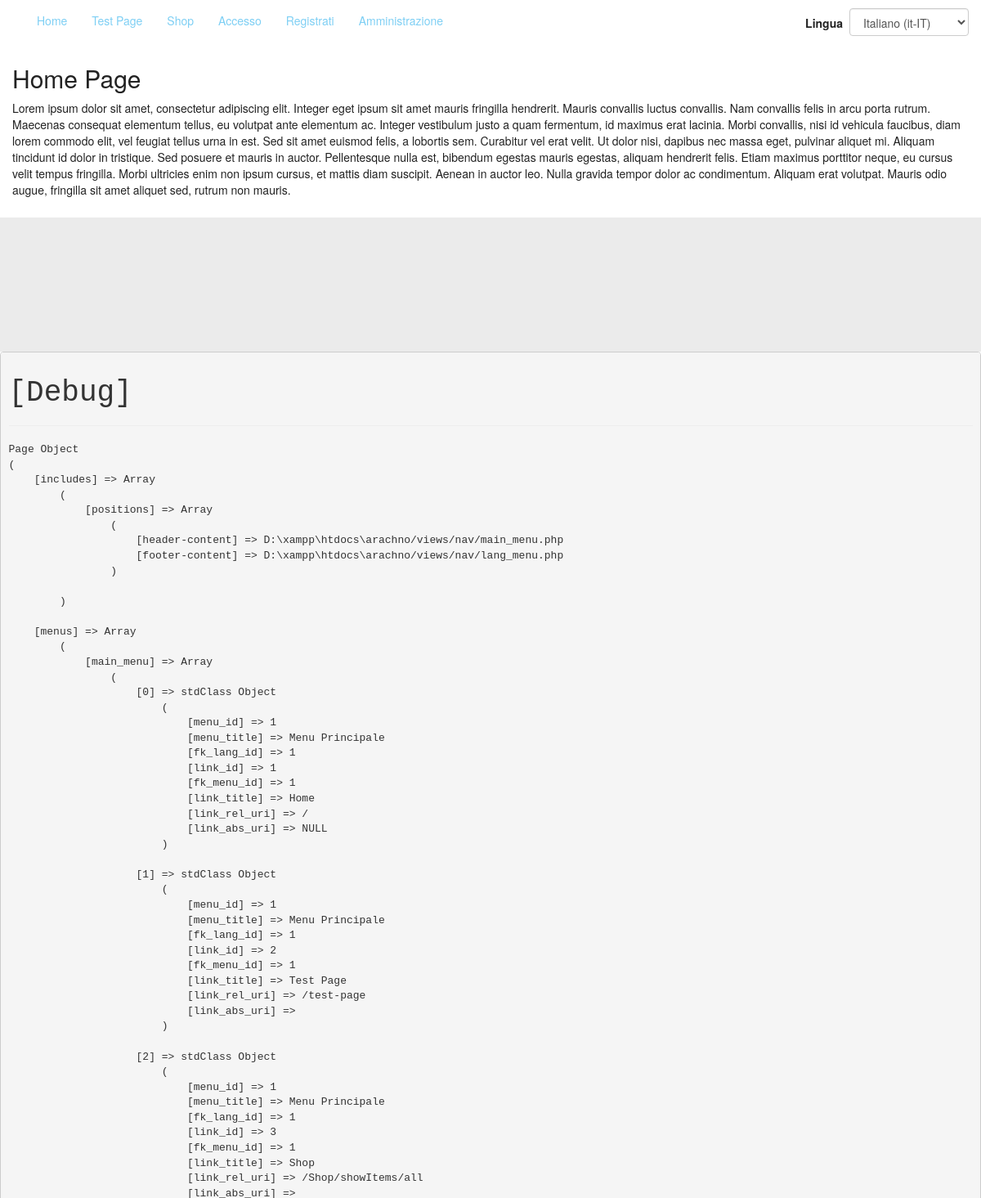
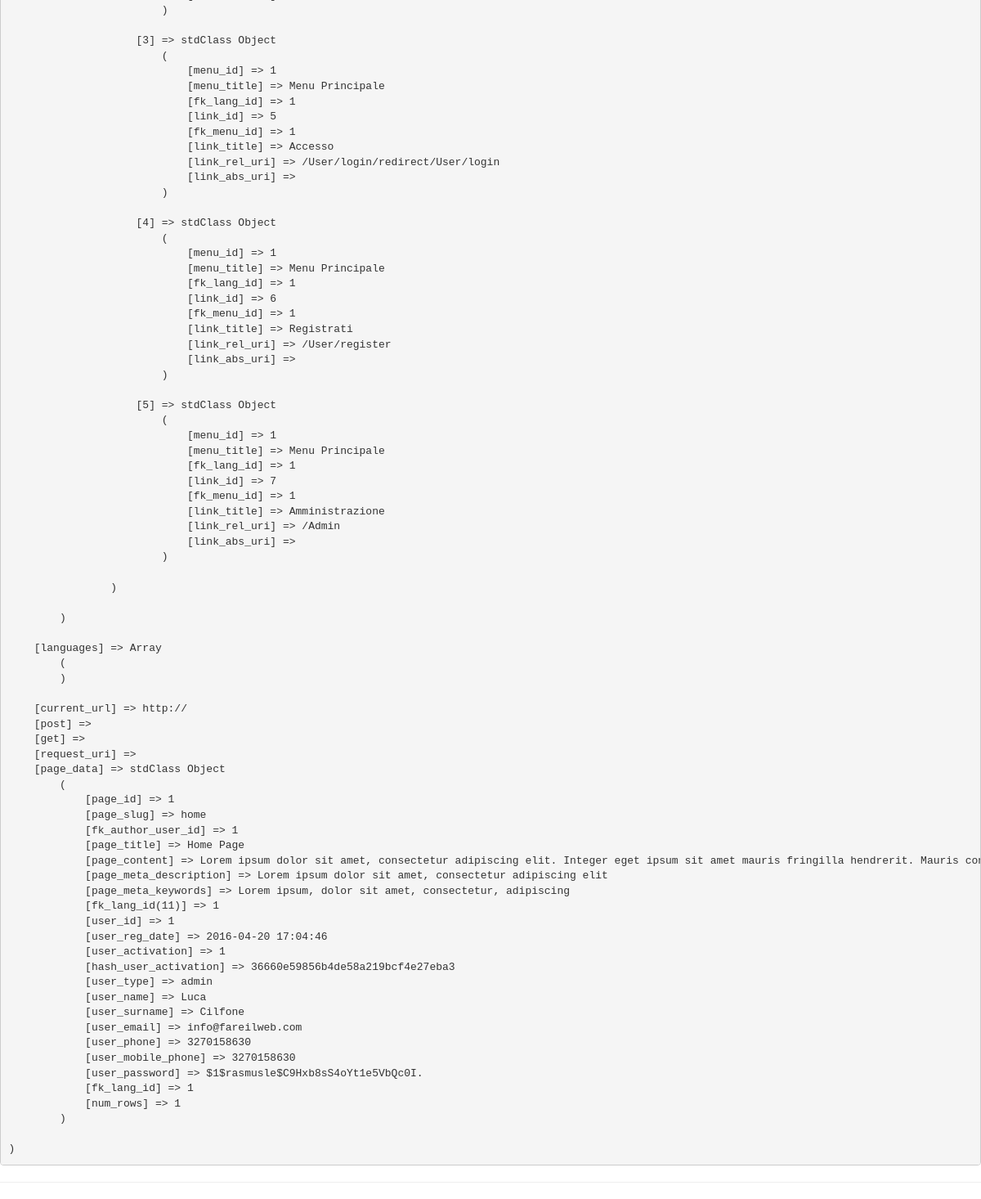
The page / on the database its author committed (2 pictures, top to bottom).
### tables this page shows
CREATE TABLE `acms_menus` (
  `menu_id` int(11) NOT NULL,
  `menu_title` varchar(100) NOT NULL,
  `fk_lang_id` int(11) NOT NULL
);

CREATE TABLE `acms_menu_links` (
  `link_id` int(11) NOT NULL,
  `fk_menu_id` int(11) NOT NULL,
  `link_title` varchar(100) NOT NULL,
  `link_rel_uri` varchar(150) NOT NULL,
  `link_abs_uri` varchar(200) NOT NULL,
  `fk_lang_id` int(11) NOT NULL
);

CREATE TABLE `acms_pages` (
  `page_id` int(11) NOT NULL,
  `page_slug` varchar(100) NOT NULL,
  `fk_author_user_id` int(11) NOT NULL,
  `page_title` varchar(200) DEFAULT NULL,
  `page_content` text,
  `page_meta_description` varchar(200) DEFAULT NULL,
  `page_meta_keywords` varchar(200) DEFAULT NULL,
  `fk_lang_id(11)` int(11) DEFAULT NULL
);

### controllers/Page.php (called while the page is built, shortened)
<?php
class Page extends Controller
{
    public function index( $params=array() )
    {
        $page_slug = isset($params[0]) ? $params[0] : Config::$home_slug;
        $page_model = $this->getModel('PageModel');
        $this->page_data = $page_model->getPageData( $page_slug );
        $menu_model = $this->getModel('MenuModel');
        $this->menus["main_menu"] = $menu_model->selectMenuDataById(1);
        $this->getView('pages/page_default');
    }
}

### index.php (called while the page is built, shortened)
<?php
require_once(__DIR__.'/Config.php');
require_once(Config::$abs_path.'/libs/php/Session.php');
require_once(Config::$abs_path.'/libs/php/Database.php');
require_once(Config::$abs_path.'/controllers/Controller.php');
(new App());

### libs/php/Session.php (called while the page is built, shortened)
<?php
class Session
{
    public static function get($key)
    {
        if (isset($_SESSION[$key]))
        {
            return $_SESSION[$key];
        }else{
            return FALSE;
        }
    }
}

### libs/php/Database.php (called while the page is built, shortened)
<?php
class Database
{
    public $mysqli;
    public $results;
    public function __construct()
    {
        $this->mysqli = new mysqli( Config::$db_host, Config::$db_user, Config::$db_pass, Config::$db_name);
    }
    public function queryExec($query='')
    {
        $_query = str_replace("#_", Config::$db_prefix, $query);
        if (!$this->results = $this->mysqli->query($_query)) {
            echo "<b>Database() say: </b>query problems<br>";
            echo "Query: " . $_query . "<br>";
            echo "Errno: " . $this->mysqli->errno . "<br>";
            echo "Error: " . $this->mysqli->error . "<br>";
            exit;
        }
        return $this->results;
    }
    public function getObjectData($query='')
    {
        $_query = str_replace("#_", Config::$db_prefix, $query);
        if (!$this->results = $this->mysqli->query($_query)) {
            echo "<b>Database() say: </b>query problems<br>";
            echo "Query: " . $_query . "<br>";
            echo "Errno: " . $this->mysqli->errno . "<br>";
            echo "Error: " . $this->mysqli->error . "<br>";
            exit;
        }
        if ($this->results->num_rows === 0) {
            $data = FALSE;
        }else{
            $data = $this->results->fetch_object();
            $data->num_rows = $this->results->num_rows;
        }
        return $data;
    }
}

### models/MenuModel.php (called while the page is built)
<?php
class MenuModel extends Model
{
    public function selectMenuDataById($menu_id = 0)
    {
        $query =
            "SELECT * "
          . "FROM #_menus "
          . "LEFT JOIN #_menu_links ON #_menu_links.fk_menu_id = $menu_id "
          . "WHERE #_menus.menu_id = $menu_id";
        $this->results = $this->queryExec($query);
        $data = array();
        while ($obj = $this->results->fetch_object()){
            array_push($data, $obj);
        }
        return $data;
    }
}

### models/PageModel.php (called while the page is built, shortened)
<?php
class PageModel extends Model
{
    public function getPageData( $page_slug )
    {
        $this->page_data =
            $this->getObjectData(
                "SELECT * "
                . "FROM #_pages "
                . "LEFT JOIN #_users ON #_users.user_id = #_pages.fk_author_user_id "
                . "WHERE page_slug = '$page_slug'"
            );
        return $this->page_data;
    }
}

### views/pages/page_default.php (the view, shortened to what this page needs)
<!DOCTYPE html>
<html lang="en" data-localization="<?=Session::get('lang') ? Session::get('lang') : Config::$default_lang;?>">
    <head>
        <link href="<?=Config::$web_path;?>/libs/bootstrap/css/bootstrap.min.css" rel="stylesheet">
        <link href="<?=Config::$web_path;?>/libs/bootstrap/css/bootstrap-theme.min.css" rel="stylesheet">
        <link href="<?=Config::$web_path;?>/css/app_style.css" rel="stylesheet">
        <link href="<?=Config::$web_path;?>/themes/<?=Config::$theme;?>/css/theme.css" rel="stylesheet">
        <link type="text/css" rel="stylesheet" href="<?=Config::$web_path;?>/js/libs/jquery-ui-1.11.4/jquery-ui.min.css" />
        <link type="text/css" rel="stylesheet" href="<?=Config::$web_path;?>/js/libs/sweetalert-master/dist/sweetalert.css" />
        <link type="text/css" rel="stylesheet" href="<?=Config::$web_path;?>/js/libs/jonthornton-jquery-timepicker/jquery.timepicker.css" />
    </head>
    <body>
        <div class="container-fluid">
            <header class="row">
                <div class="header-content col-xs-12 col-sm-12 col-md-12 col-lg-12">
                    <?php $this->getInclude('header-content');?>
                </div>
            </header>
        </div>
        <div class="container-fluid">
            <div class="page-title">
                <h2><?= isset($this->page_data->page_title) ? $this->page_data->page_title : ''; ?></h2>
            </div>
            <div class="main-content">
                <?=isset($this->page_data->page_content) ? $this->page_data->page_content : ''; ?>
            </div>
        </div>
        <div class="container-fluid">
            <footer class="row">
                <div class="footer-content col-xs-12 col-sm-12 col-md-12 col-lg-12">
                </div>
            </footer>
        </div>
        <div class="debug">
        </div>
    </body>
</html>

### views/nav/main_menu.php
<div class="main_menu">
    <div class="main_menu_wrapper">
        <?php if(isset($this->menus["main_menu"])): ?>
                <div id="navbar" class="navbar-collapse collapse">
                    <ul class="nav navbar-nav">
                    <?php foreach($this->menus["main_menu"] as $menu_link): ?>
                        <?php
                            $uri = Config::$web_path;
                            if(isset($menu_link->link_rel_uri)){
                                $uri.=$menu_link->link_rel_uri;
                            }else if(isset($menu_link->link_abs_uri)){
                                $uri.=$menu_link->link_abs_uri;
                            }
                        ?>
                        <li>
                            <a
                                href = "<?=$uri?>"
                                target = "_self"
                                title= "<?=$menu_link->link_title?>"
                                alt  = "<?=$menu_link->link_title?>"
                            >
                                <?=$menu_link->link_title?>
                            </a>
                        </li>
                    <?php endforeach; ?>
                    </ul>
                    <ul class="nav navbar-nav navbar-right">
                        <li>
                            <label style="margin: 18px 8px auto 8px;">
                                Lingua
                            </label>
                        </li>
                        <li>
                            <p>
                                <?php include(__DIR__ . '/lang_menu.php');?>
                            </p>
                        </li>
                    </ul>
                </div>
        <?php endif;?>
    </div>
</div>

### css/app_style.css (style rules this page uses)
a, a:hover, a:focus, a:visited { text-decoration: none; }

### themes/default/css/theme.css (style rules this page uses)
html, body { color: #222; }
a { color: #7ecff4; }
footer { min-height: 164px; margin-top: 24px; margin-bottom: 0; background: #EBEBEB; }

### rows shown on the page
acms_menus: acms_menu_links.link_title "Home", acms_menu_links.link_title "Test Page", acms_menu_links.link_title "Shop", acms_menu_links.link_title "Accesso", acms_menu_links.link_title "Registrati", acms_menu_links.link_title "Amministrazione"
acms_pages: page_title "Home Page", page_content "Lorem ipsum dolor sit amet, consectetur adipiscing elit. Integer eget ipsum sit amet mauris fringilla hendrerit. Mauris convallis luctus convallis. Nam convallis felis in arcu porta rutrum. Maecenas consequat elementum tellus, eu volutpat ante elementum ac. Integer vestibulum justo a quam fermentum, id maximus erat lacinia. Morbi convallis, nisi id vehicula faucibus, diam lorem commodo elit, vel feugiat tellus urna in est. Sed sit amet euismod felis, a lobortis sem. Curabitur vel erat velit. Ut dolor nisi, dapibus nec massa eget, pulvinar aliquet mi. Aliquam tincidunt id dolor in tristique. Sed posuere et mauris in auctor. Pellentesque nulla est, bibendum egestas mauris egestas, aliquam…"
